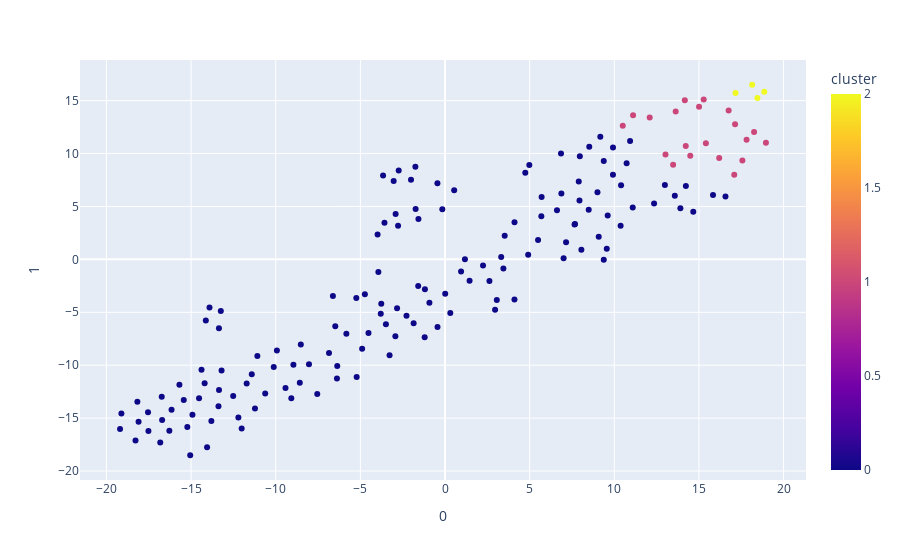

The notebook cell this image was saved under:
### Code cell
features = clusters[['Career points▲▼', 'GC points▲▼', 'Classic points▲▼',
       'TT points▲▼', 'Climbers points▲▼', 'Sprinters points▲▼', 'Height▲▼',
       'Weight▲▼', 'cluster']]

tsne = TSNE(n_components=2, random_state=0)
projections = tsne.fit_transform(features)

fig = px.scatter(
    projections, x=0, y=1,
    color=features.cluster, labels={'color': 'cluster'}
)
fig.show()

### Figure 1 — Plotly figure (JSON) as saved in the notebook; plotly's stock layout.template omitted (floating-point values rounded to 4 significant figures; data arrays with more than 128 entries replaced by an {"elided": "..."} marker saying what was removed)
{"data": [{"hovertemplate": "0=%{x}<br>1=%{y}<br>cluster=%{marker.color}<extra></extra>", "legendgroup": "", "marker": {"color": {"elided": "164 int values"}, "coloraxis": "coloraxis", "symbol": "circle"}, "mode": "markers", "name": "", "orientation": "v", "showlegend": false, "type": "scatter", "x": {"elided": "164 float values"}, "xaxis": "x", "y": {"elided": "164 float values"}, "yaxis": "y"}], "layout": {"coloraxis": {"colorbar": {"title": {"text": "cluster"}}, "colorscale": [[0, "#0d0887"], [0.1111, "#46039f"], [0.2222, "#7201a8"], [0.3333, "#9c179e"], [0.4444, "#bd3786"], [0.5556, "#d8576b"], [0.6667, "#ed7953"], [0.7778, "#fb9f3a"], [0.8889, "#fdca26"], [1, "#f0f921"]]}, "legend": {"tracegroupgap": 0}, "margin": {"t": 60}, "xaxis": {"anchor": "y", "domain": [0, 1], "title": {"text": "0"}}, "yaxis": {"anchor": "x", "domain": [0, 1], "title": {"text": "1"}}}}
